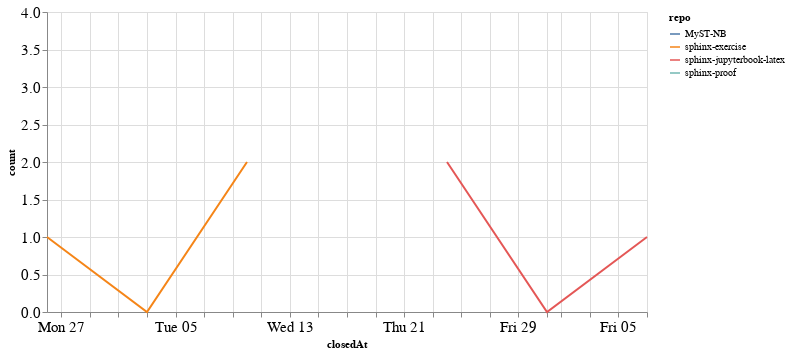

Notebook source saved alongside this figure:
### Code cell
closed_by_time = closed_by.groupby('repo').resample('W', on='closedAt').count()['author'].reset_index()
closed_by_time = closed_by_time.rename(columns={'author': 'count'})

alt.Chart(closed_by_time, width=600).mark_line().encode(
    x='closedAt',
    y='count',
    color='repo',
    tooltip="repo"
)

### Figure 1 — Vega-Lite specification as saved in the notebook (floating-point values rounded to 4 significant figures)
{"config": {"axisLeft": {"labelFontSize": 15}, "axisBottom": {"labelFontSize": 15}}, "data": {"name": "data-59b428ab068cbc48e7ec50008bf97b18"}, "mark": "line", "encoding": {"color": {"type": "nominal", "field": "repo"}, "tooltip": {"type": "nominal", "field": "repo"}, "x": {"type": "temporal", "field": "closedAt"}, "y": {"type": "quantitative", "field": "count"}}, "width": 600, "$schema": "https://vega.github.io/schema/vega-lite/v4.8.1.json", "datasets": {"data-59b428ab068cbc48e7ec50008bf97b18": [{"repo": "MyST-NB", "closedAt": "2021-10-24T00:00:00", "count": 1}, {"repo": "sphinx-exercise", "closedAt": "2021-09-26T00:00:00", "count": 1}, {"repo": "sphinx-exercise", "closedAt": "2021-10-03T00:00:00", "count": 0}, {"repo": "sphinx-exercise", "closedAt": "2021-10-10T00:00:00", "count": 2}, {"repo": "sphinx-jupyterbook-latex", "closedAt": "2021-10-24T00:00:00", "count": 2}, {"repo": "sphinx-jupyterbook-latex", "closedAt": "2021-10-31T00:00:00", "count": 0}, {"repo": "sphinx-jupyterbook-latex", "closedAt": "2021-11-07T00:00:00", "count": 1}, {"repo": "sphinx-proof", "closedAt": "2021-10-17T00:00:00", "count": 4}]}}
